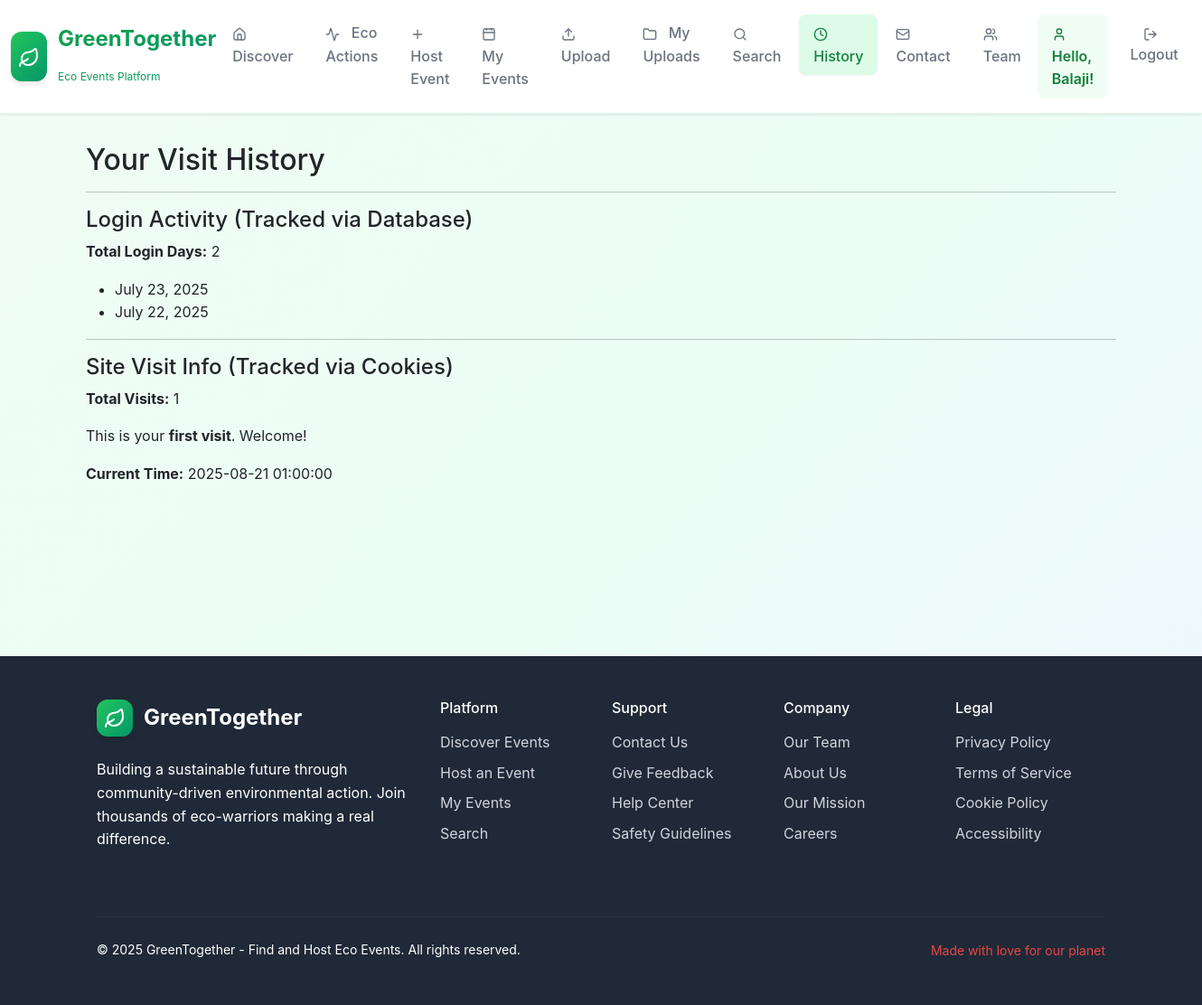
The page /user_history/ (signed in) on the database as committed earlier.
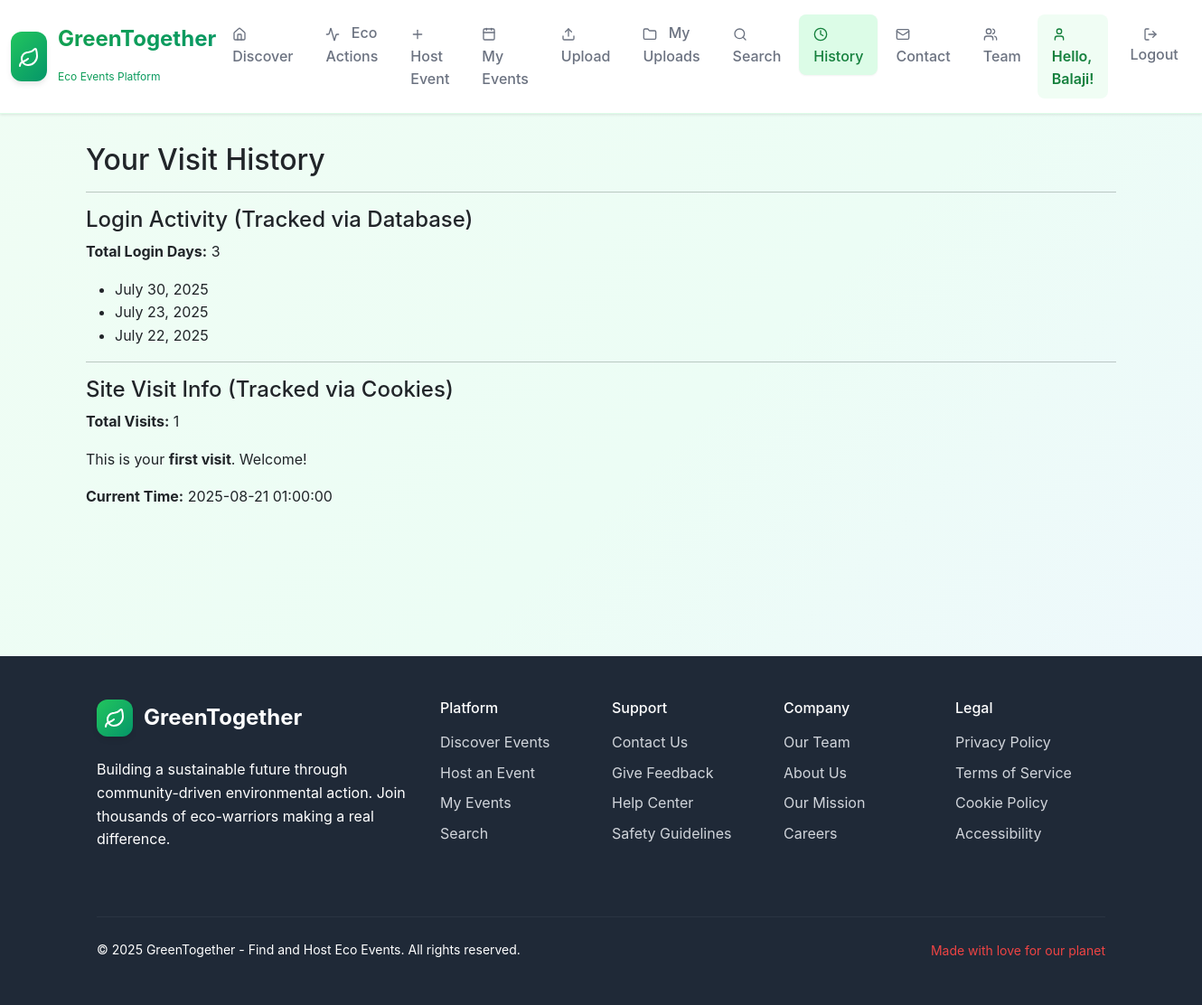
The same page on the database as committed later.
### ecoapp/models.py (models this page shows, shortened)
class LoginActivity(models.Model):
    user = models.ForeignKey(User, on_delete=models.CASCADE)
    login_date = models.DateField()
    class Meta:
        unique_together = ('user', 'login_date')

### ecoapp/views.py (the view)
# urls.py: path('user_history/', views.user_history_view, name='user_history'),
@login_required
def user_history_view(request):
    login_activities = LoginActivity.objects.filter(user=request.user).order_by('-login_date')
    total_logins = login_activities.count()
    visit_count = int(request.COOKIES.get('visit_count', 0)) + 1
    last_visit = request.COOKIES.get('last_visit', 'First Visit')
    current_time = timezone.now()
    first_visit = (visit_count == 1)
    response = render(request, 'ecoapp/user_history.html', {
        'total_logins': total_logins,
        'login_dates': [activity.login_date for activity in login_activities],
        'visit_count': visit_count,
        'last_visit': last_visit,
        'current_time': current_time.strftime('%Y-%m-%d %H:%M:%S'),
        'first_visit': first_visit,
    })
    response.set_cookie('visit_count', visit_count, max_age=60*60*24*30)
    response.set_cookie('last_visit', current_time.strftime('%Y-%m-%d %H:%M:%S'), max_age=60*60*24*30)
    return response

### ecoapp/context_processors.py (called while the page is built)
def site_settings(request):
    settings = SiteSettings.objects.first()
    return {'site_settings': settings}

### ecoapp/templates/ecoapp/user_history.html (shortened to what this page needs)
{% extends 'ecoapp/base.html' %}
{% block content %}
    <h2>Your Visit History</h2>
    <hr>
    <h4>Login Activity (Tracked via Database)</h4>
    <p><strong>Total Login Days:</strong> {{ total_logins }}</p>
    {% if login_dates %}
        <ul>
            {% for date in login_dates %}
                <li>{{ date }}</li>
            {% endfor %}
        </ul>
    {% else %}
        <p>No login activity recorded yet.</p>
    {% endif %}
    <hr>
    <h4>Site Visit Info (Tracked via Cookies)</h4>
    <p><strong>Total Visits:</strong> {{ visit_count }}</p>
    {% if first_visit %}
        <p>This is your <strong>first visit</strong>. Welcome!</p>
    {% else %}
        <p><strong>Last Visit:</strong> {{ last_visit }}</p>
    {% endif %}
    <p><strong>Current Time:</strong> {{ current_time }}</p>
{% endblock %}

Rows that differ between the two databases and show on the page:
added LoginActivity: login_dates "July 30, 2025"
Other text that changed with them:
{{ total_logins }}: "2" → "3"
